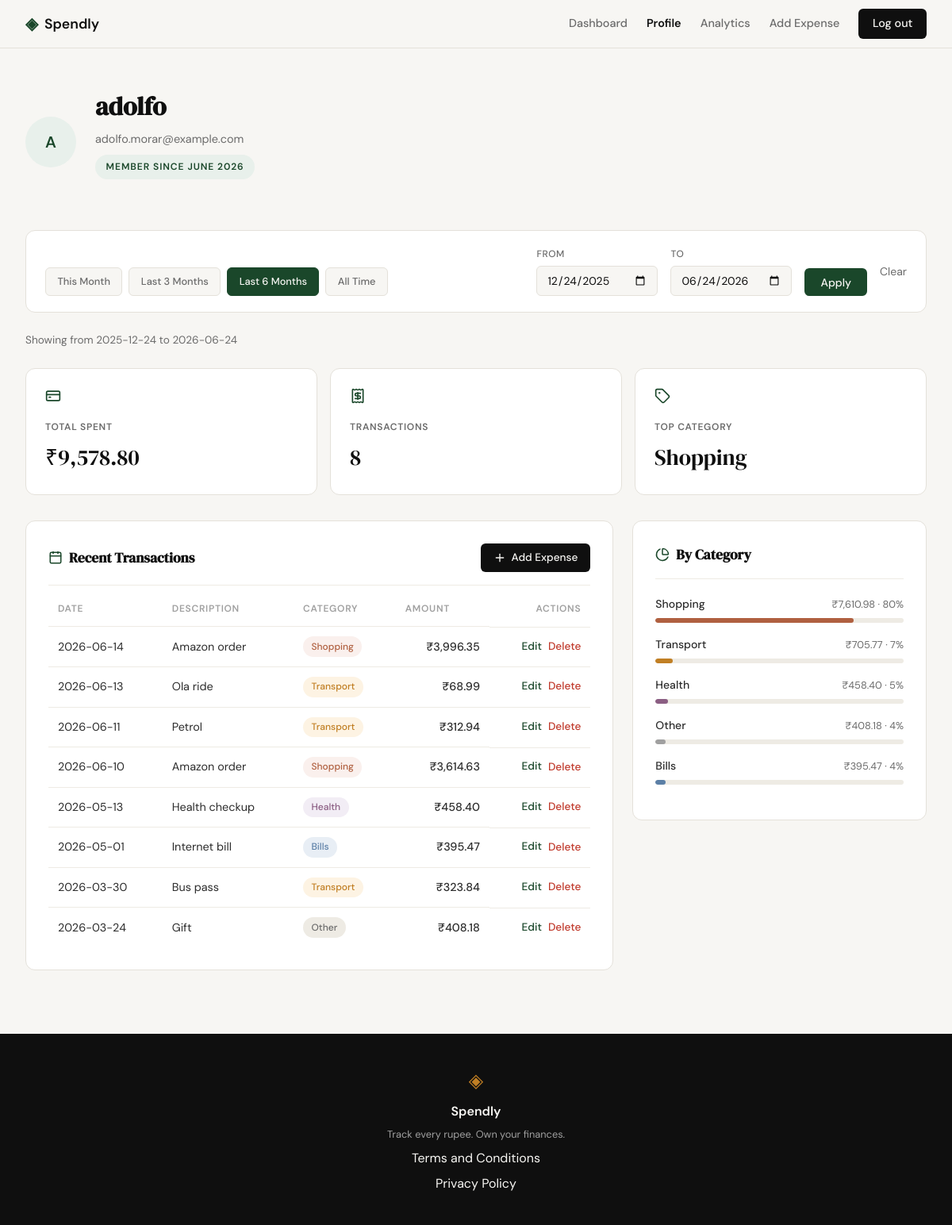
The app's page /profile?date_from=2025-12-24&date_to=2026-06-24 (signed in) with its own data.
### tables this page shows
CREATE TABLE users (
            id            INTEGER PRIMARY KEY AUTOINCREMENT,
            name          TEXT    NOT NULL,
            email         TEXT    UNIQUE NOT NULL,
            password_hash TEXT    NOT NULL,
            created_at    TEXT    DEFAULT (datetime('now'))
        );

CREATE TABLE expenses (
            id          INTEGER PRIMARY KEY AUTOINCREMENT,
            user_id     INTEGER NOT NULL REFERENCES users(id),
            amount      REAL    NOT NULL,
            category    TEXT    NOT NULL,
            date        TEXT    NOT NULL,
            description TEXT,
            created_at  TEXT    DEFAULT (datetime('now'))
        );

### app.py (the view)
@app.route("/profile")
def profile():
    if not session.get("user_id"):
        return redirect(url_for("login", next="/profile"))
    user_id = session["user_id"]
    user = get_user_by_id(user_id)
    if user is None:
        session.clear()
        return redirect(url_for("login", next="/profile"))
    date_from = _valid_date(request.args.get("date_from", "").strip())
    date_to = _valid_date(request.args.get("date_to", "").strip())
    if date_from and date_to and date_from > date_to:
        flash("Start date must be before end date.")
        date_from = date_to = None
    raw_stats = get_summary_stats(user_id, date_from=date_from, date_to=date_to)
    stats = {
        "total_spent": rupees(raw_stats["total_spent"]),
        "transaction_count": raw_stats["transaction_count"],
        "top_category": raw_stats["top_category"],
    }
    transactions = [
        {**tx, "amount": rupees(tx["amount"])}
        for tx in get_recent_transactions(user_id, date_from=date_from, date_to=date_to)
    ]
    categories = [
        {"name": cat["name"], "amount": rupees(cat["amount"]), "percent": cat["pct"]}
        for cat in get_category_breakdown(user_id, date_from=date_from, date_to=date_to)
    ]
    today = date.today()
    presets = {
        "today": today.isoformat(),
        "this_month": today.replace(day=1).isoformat(),
        "last_3m": _months_ago(today, 3).isoformat(),
        "last_6m": _months_ago(today, 6).isoformat(),
    }
    if not date_from and not date_to:
        active_preset = "all"
    elif date_to == presets["today"] and date_from == presets["this_month"]:
        active_preset = "this_month"
    elif date_to == presets["today"] and date_from == presets["last_3m"]:
        active_preset = "last_3m"
    elif date_to == presets["today"] and date_from == presets["last_6m"]:
        active_preset = "last_6m"
    else:
        active_preset = "custom"
    active_range = {
        "date_from": date_from or "",
        "date_to": date_to or "",
        "active": bool(date_from or date_to),
        "preset": active_preset,
    }
    return render_template("profile.html", user=user, stats=stats,
                           transactions=transactions, categories=categories,
                           active_range=active_range, presets=presets)

### app.py (called while the page is built)
def rupees(value):
    return f"₹{value:,.2f}"

def _valid_date(value):
    if not value:
        return None
    try:
        datetime.strptime(value, "%Y-%m-%d")
        return value
    except ValueError:
        return None

def _months_ago(d, months):
    month_index = d.month - 1 - months
    year = d.year + month_index // 12
    month = month_index % 12 + 1
    day = min(d.day, calendar.monthrange(year, month)[1])
    return date(year, month, day)

### database/db.py (called while the page is built)
def get_db():
    conn = sqlite3.connect(DB_PATH)
    conn.row_factory = sqlite3.Row
    conn.execute("PRAGMA foreign_keys = ON")
    return conn

### database/queries.py (called while the page is built)
def _initials(name):
    parts = [p for p in name.split() if p]
    if not parts:
        return "?"
    if len(parts) == 1:
        return parts[0][0].upper()
    return (parts[0][0] + parts[-1][0]).upper()

def _member_since(created_at):
    if not created_at:
        return ""
    try:
        dt = datetime.strptime(created_at[:19], "%Y-%m-%d %H:%M:%S")
    except ValueError:
        try:
            dt = datetime.strptime(created_at[:10], "%Y-%m-%d")
        except ValueError:
            return ""
    return dt.strftime("%B %Y")

def _date_clause(date_from, date_to):
    clauses, params = [], []
    if date_from:
        clauses.append("AND date >= ?")
        params.append(date_from)
    if date_to:
        clauses.append("AND date <= ?")
        params.append(date_to)
    fragment = (" " + " ".join(clauses)) if clauses else ""
    return fragment, params

def get_user_by_id(user_id):
    conn = get_db()
    try:
        row = conn.execute(
            "SELECT name, email, created_at FROM users WHERE id = ?",
            (user_id,),
        ).fetchone()
    finally:
        conn.close()
    if row is None:
        return None
    return {
        "name": row["name"],
        "email": row["email"],
        "member_since": _member_since(row["created_at"]),
        "initials": _initials(row["name"]),
    }

### templates/profile.html (shortened to what this page needs)
{% extends "base.html" %}
{% block head %}
<link rel="stylesheet" href="{{ url_for('static', filename='css/profile.css') }}">
{% endblock %}
{% block content %}
<div class="prof-page">
    <div class="prof-inner">
        <div class="prof-header">
            <div class="prof-avatar">{{ user.initials }}</div>
            <div class="prof-header-info">
                <h1 class="prof-name">{{ user.name }}</h1>
                <p class="prof-email">{{ user.email }}</p>
                <span class="hero-badge">Member since {{ user.member_since }}</span>
            </div>
        </div>
        <div class="filter-bar">
            <div class="filter-presets">
                <a href="{{ url_for('profile', date_from=presets.this_month, date_to=presets.today) }}"
                   class="preset-btn{% if active_range.preset == 'this_month' %} preset-btn--active{% endif %}">This Month</a>
                <a href="{{ url_for('profile', date_from=presets.last_3m, date_to=presets.today) }}"
                   class="preset-btn{% if active_range.preset == 'last_3m' %} preset-btn--active{% endif %}">Last 3 Months</a>
                <a href="{{ url_for('profile', date_from=presets.last_6m, date_to=presets.today) }}"
                   class="preset-btn{% if active_range.preset == 'last_6m' %} preset-btn--active{% endif %}">Last 6 Months</a>
                <a href="{{ url_for('profile') }}"
                   class="preset-btn{% if active_range.preset == 'all' %} preset-btn--active{% endif %}">All Time</a>
            </div>
            <form class="filter-custom" method="GET" action="{{ url_for('profile') }}">
                <div class="filter-field">
                    <label for="filter-from">From</label>
                    <input type="date" id="filter-from" name="date_from" value="{{ active_range.date_from }}">
                </div>
                <div class="filter-field">
                    <label for="filter-to">To</label>
                    <input type="date" id="filter-to" name="date_to" value="{{ active_range.date_to }}">
                </div>
                <button type="submit" class="filter-apply">Apply</button>
                {% if active_range.active %}
                <a href="{{ url_for('profile') }}" class="filter-clear">Clear</a>
                {% endif %}
            </form>
        </div>
        {% if active_range.active %}
        <p class="filter-summary">
            Showing
            {% if active_range.date_from %}from {{ active_range.date_from }}{% endif %}
            {% if active_range.date_to %}to {{ active_range.date_to }}{% endif %}
        </p>
        {% endif %}
        <div class="prof-stats">
            <div class="prof-stat-card">
                <div class="prof-stat-icon">
                    <i data-lucide="credit-card"></i>
                </div>
                <p class="prof-stat-label">Total Spent</p>
                <p class="prof-stat-value">{{ stats.total_spent }}</p>
            </div>
            <div class="prof-stat-card">
                <div class="prof-stat-icon">
                    <i data-lucide="receipt"></i>
                </div>
                <p class="prof-stat-label">Transactions</p>
                <p class="prof-stat-value">{{ stats.transaction_count }}</p>
            </div>
            <div class="prof-stat-card">
                <div class="prof-stat-icon">
                    <i data-lucide="tag"></i>
                </div>
                <p class="prof-stat-label">Top Category</p>
                <p class="prof-stat-value">{{ stats.top_category }}</p>
            </div>
        </div>
        <div class="prof-body">
            <div class="prof-section">
                <div class="prof-section-head">
                    <h2 class="prof-section-title">
                        <i data-lucide="calendar"></i>
                        Recent Transactions
                    </h2>
                    <a href="{{ url_for('add_expense') }}" class="btn-add-expense">
                        <i data-lucide="plus"></i>
                        Add Expense
                    </a>
                </div>
                {% if transactions %}
                <table class="tx-table">
                    <thead>
                        <tr>
                            <th>Date</th>
                            <th>Description</th>
                            <th>Category</th>
                            <th>Amount</th>
                            <th>Actions</th>
                        </tr>
                    </thead>
                    <tbody>
                        {% for tx in transactions %}
                        <tr>
                            <td>{{ tx.date }}</td>
                            <td>{{ tx.description }}</td>
                            <td>
                                <span class="cat-badge cat-badge--{{ tx.category | lower }}">
                                    {{ tx.category }}
                                </span>
                            </td>
                            <td class="tx-amount">{{ tx.amount }}</td>
                            <td class="tx-actions">
                                <a href="/expenses/{{ tx.id }}/edit" class="btn-edit">Edit</a>
                                <form method="POST" action="/expenses/{{ tx.id }}/delete" style="display:inline"
                                      onsubmit="return confirm('Delete this expense?')">
                                    <button type="submit" class="btn-delete">Delete</button>
                                </form>
                            </td>
                        </tr>
                        {% endfor %}
                    </tbody>
                </table>
                {% else %}
                <p class="empty-state">No transactions found for this period.</p>
                {% endif %}
            </div>
            <div class="prof-section">
                <h2 class="prof-section-title">
                    <i data-lucide="pie-chart"></i>
                    By Category
                </h2>
                {% if categories %}
                {% for cat in categories %}
                <div class="cat-row">
                    <div class="cat-row-header">
                        <span class="cat-row-name">{{ cat.name }}</span>
                        <span class="cat-row-meta">{{ cat.amount }} &middot; {{ cat.percent }}%</span>
                    </div>
                    <div class="cat-bar-track">
                        <div class="cat-bar cat-bar--{{ cat.name | lower }}" style="width: {{ cat.percent }}%"></div>
                    </div>
                </div>
                {% endfor %}
                {% else %}
                <p class="empty-state">No spending data for this period.</p>
                {% endif %}
            </div>
        </div>
    </div>
</div>
{% endblock %}

### static/css/profile.css (style rules this page uses)
.filter-bar { display: flex; flex-wrap: wrap; align-items: flex-end; justify-content: space-between; gap: 1rem; background: var(--paper-card); border: 1px solid var(--border); border-radius: var(--radius-md); padding: 1.25rem 1.5rem; margin-bottom: 1.5rem; }
.filter-presets { display: flex; flex-wrap: wrap; gap: 0.5rem; }
.preset-btn { font-size: 0.8rem; font-weight: 500; color: var(--ink-muted); background: var(--paper); border: 1px solid var(--border); border-radius: var(--radius-sm); padding: 0.45rem 0.9rem; transition: color 0.2s, background 0.2s, border-color 0.2s; }
.preset-btn--active { color: var(--paper); background: var(--accent); border-color: var(--accent); }
.filter-custom { display: flex; align-items: flex-end; flex-wrap: wrap; gap: 1rem; }
.filter-field { display: flex; flex-direction: column; gap: 0.35rem; }
.filter-field label { font-size: 0.75rem; font-weight: 500; text-transform: uppercase; letter-spacing: 0.04em; color: var(--ink-muted); }
.filter-field input { font-family: var(--font-body); font-size: 0.875rem; color: var(--ink); background: var(--paper); border: 1px solid var(--border); border-radius: var(--radius-sm); padding: 0.5rem 0.75rem; }
.filter-apply { font-family: var(--font-body); font-size: 0.875rem; font-weight: 500; color: var(--paper); background: var(--accent); border: none; border-radius: var(--radius-sm); padding: 0.55rem 1.25rem; cursor: pointer; transition: background 0.2s; }
.filter-clear { font-size: 0.875rem; color: var(--ink-muted); align-self: center; transition: color 0.2s; }
.filter-summary { font-size: 0.85rem; color: var(--ink-muted); margin-bottom: 1.5rem; }

### records on screen
users: name "adolfo", email "adolfo.morar@example.com"
expenses: date "2026-06-14", description "Amazon order", category "Shopping", amount "₹3,996.35"
expenses: date "2026-06-13", description "Ola ride", category "Transport", amount "₹68.99"
expenses: date "2026-06-11", description "Petrol", category "Transport", amount "₹312.94"
expenses: date "2026-06-10", description "Amazon order", category "Shopping", amount "₹3,614.63"
expenses: date "2026-05-13", description "Health checkup", category "Health", amount "₹458.40"
expenses: date "2026-05-01", description "Internet bill", category "Bills", amount "₹395.47"
expenses: date "2026-03-30", description "Bus pass", category "Transport", amount "₹323.84"
expenses: date "2026-03-24", description "Gift", category "Other", amount "₹408.18"

### other values on screen
{{ user.initials }} "A"
{{ user.member_since }} "JUNE 2026"
{{ active_range.date_from }} "2025-12-24"
{{ active_range.date_to }} "2026-06-24"
{{ stats.total_spent }} "₹9,578.80"
{{ stats.transaction_count }} "8"
{{ stats.top_category }} "Shopping"
{{ cat.name }} "Shopping" "Transport" "Health" "Other" "Bills"
{{ cat.amount }} "₹7,610.98" "₹705.77" "₹458.40" "₹408.18" "₹395.47"
{{ cat.percent }} "80" "7" "5" "4" "4"
